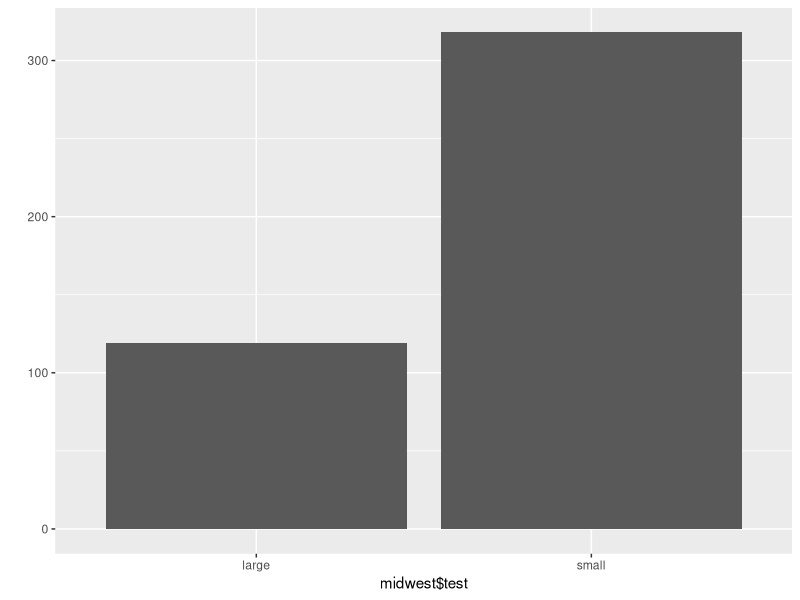

Recreate this plot in R.
#p.123 practice problem

library(ggplot2)
midwest <- as.data.frame(ggplot2::midwest)

head(midwest, 20)
str(midwest)
summary(midwest)

?midwest
table(midwest$inmetro)

library(dplyr)
midwest <- rename(midwest, total=poptotal, asian=popasian)

head(midwest, 10)

midwest$asian_of_total <- (midwest$asian/midwest$total)*100

mean(midwest$asian_of_total)

midwest$test <- ifelse(midwest$asian_of_total > mean(midwest$asian_of_total), "large", "small")

table(midwest$test)
qplot(midwest$test)
